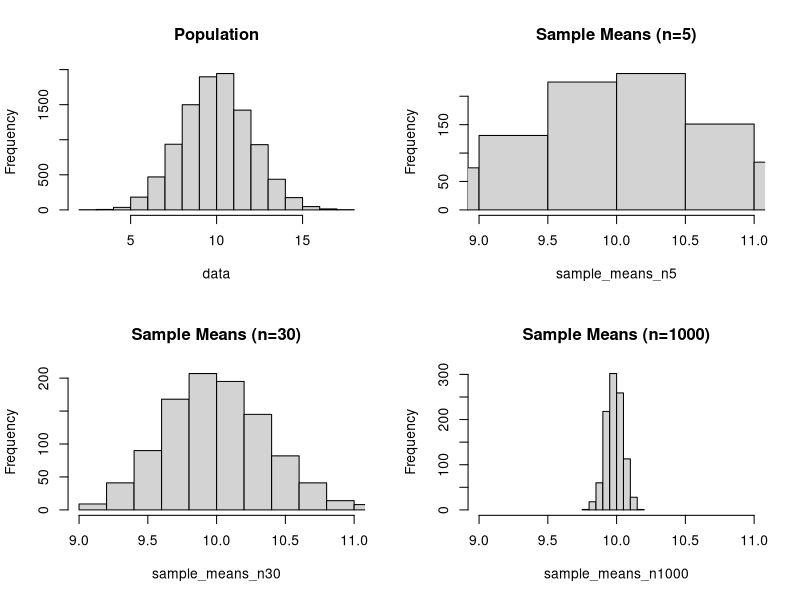
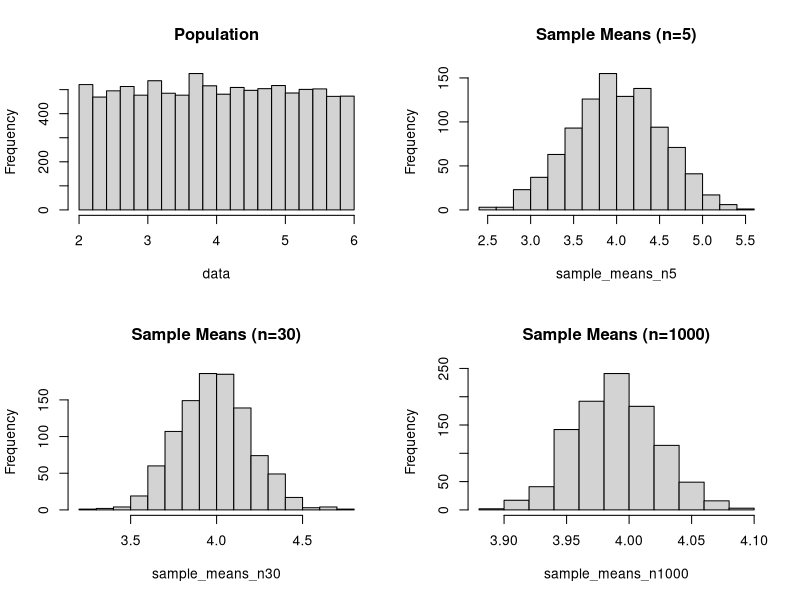
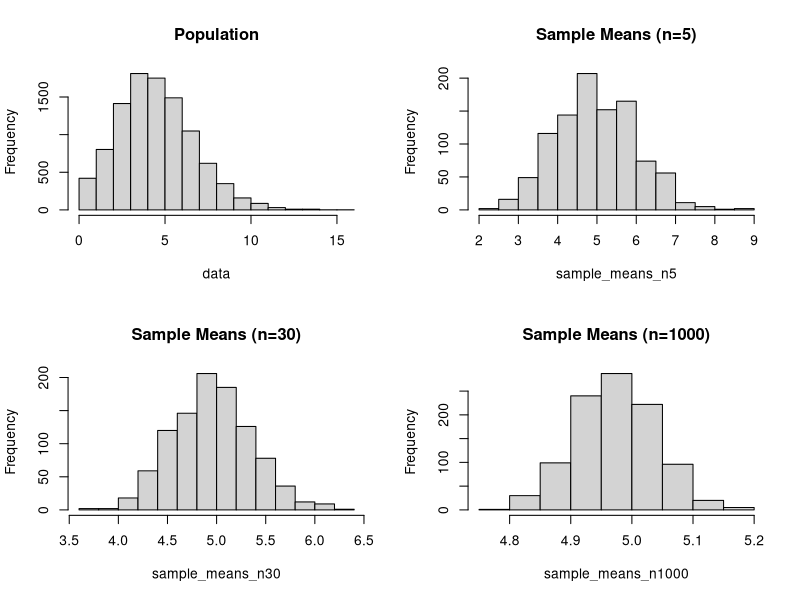
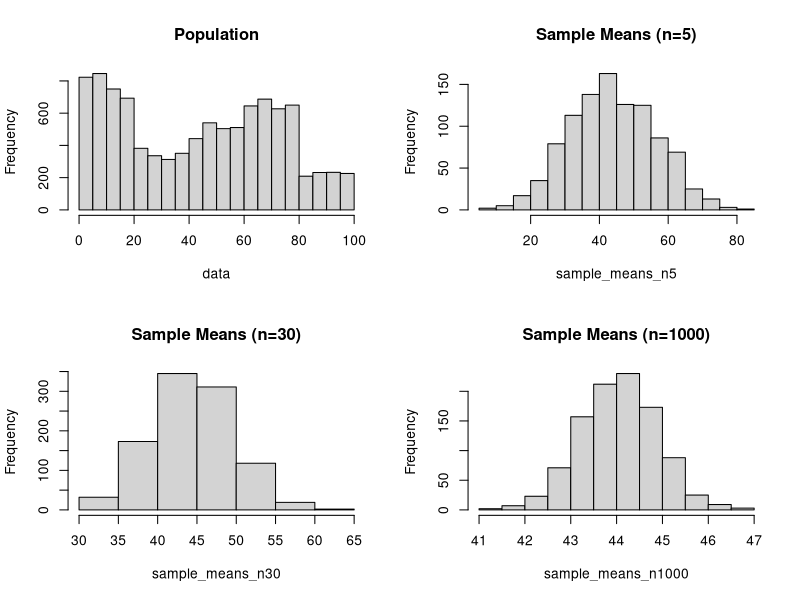
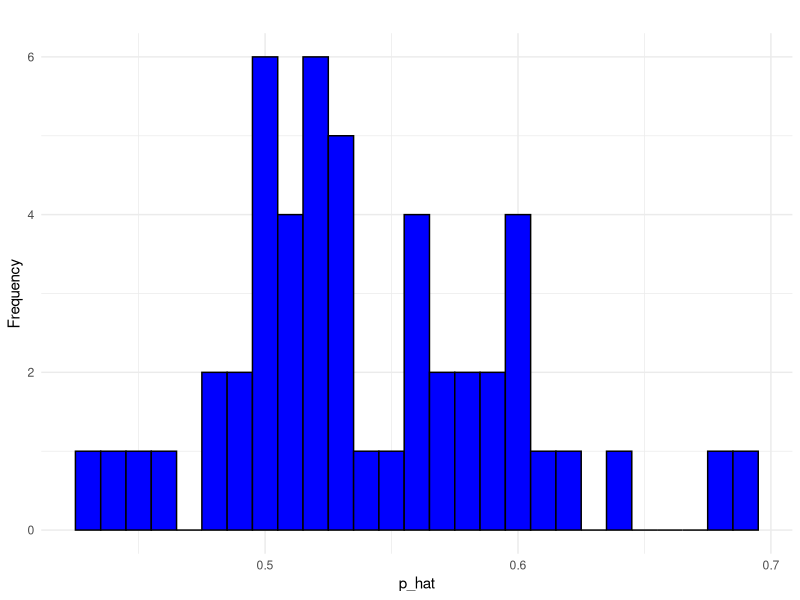
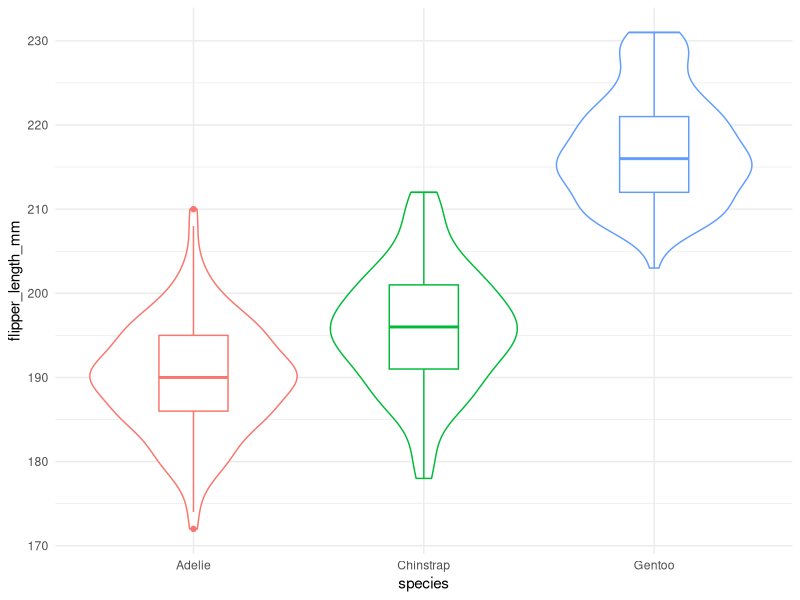

The R source for these figures, in order:
## ---- chunk 1
library(ggplot2)
library(gridExtra)
## ---- chunk 2
set.seed(003)
r <- 1000

data <- rnorm(n = 10000, mean = 10, sd = 2)

sample_means_n5 <- c()
for (i in 1:r){
  sample_means_n5[i] <- mean(sample(data, 5))
}

sample_means_n30 <- c()
for (i in 1:r){
  sample_means_n30[i] <- mean(sample(data, 30))
}

sample_means_n1000 <- c()
for (i in 1:r){
  sample_means_n1000[i] <- mean(sample(data, 1000))
}

par(mfcol = c(2, 2))
hist(data, main='Population')
hist(sample_means_n30, main='Sample Means (n=30)', xlim=c(9, 11))
hist(sample_means_n5, main='Sample Means (n=5)', xlim=c(9, 11))
hist(sample_means_n1000, main='Sample Means (n=1000)', xlim=c(9, 11))
## ---- chunk 3
set.seed(123)
r <- 1000

data <- runif(n = 10000, min = 2, max = 6)

sample_means_n5 <- c()
for (i in 1:r){
  sample_means_n5[i] <- mean(sample(data, 5))
}

sample_means_n30 <- c()
for (i in 1:r){
  sample_means_n30[i] <- mean(sample(data, 30))
}

sample_means_n1000 <- c()
for (i in 1:r){
  sample_means_n1000[i] <- mean(sample(data, 1000))
}

par(mfcol = c(2, 2))
hist(data, main='Population')
hist(sample_means_n30, main='Sample Means (n=30)')
hist(sample_means_n5, main='Sample Means (n=5)')
hist(sample_means_n1000, main='Sample Means (n=1000)')
## ---- chunk 4
set.seed(123)
r <- 1000

data <- rpois(n = 10000, lambda = 5)

sample_means_n5 <- c()
for (i in 1:r){
  sample_means_n5[i] <- mean(sample(data, 5))
}

sample_means_n30 <- c()
for (i in 1:r){
  sample_means_n30[i] <- mean(sample(data, 30))
}

sample_means_n1000 <- c()
for (i in 1:r){
  sample_means_n1000[i] <- mean(sample(data, 1000))
}

par(mfcol = c(2, 2))
hist(data, main='Population')
hist(sample_means_n30, main='Sample Means (n=30)')
hist(sample_means_n5, main='Sample Means (n=5)')
hist(sample_means_n1000, main='Sample Means (n=1000)')
## ---- chunk 5
set.seed(003)

rprobs = sample(1:5, 5)
rprobs = rep(16*rprobs, each=20)
rprobs = rprobs + 20*runif(100)
rprobs = rprobs / sum(rprobs)
data = sample(1:100, size=10000, replace=TRUE, prob=rprobs)

sample_means_n5 <- c()
for (i in 1:r){
  sample_means_n5[i] <- mean(sample(data, 5))
}

sample_means_n30 <- c()
for (i in 1:r){
  sample_means_n30[i] <- mean(sample(data, 30))
}

sample_means_n1000 <- c()
for (i in 1:r){
  sample_means_n1000[i] <- mean(sample(data, 1000))
}

par(mfcol = c(2, 2))
hist(data, main='Population')
hist(sample_means_n30, main='Sample Means (n=30)')
hist(sample_means_n5, main='Sample Means (n=5)')
hist(sample_means_n1000, main='Sample Means (n=1000)')
## ---- chunk 6
library(ggplot2)

set.seed(111)

population_size <- 12141897

p <- 0.54

num_simulations <- 50

sample_size <- 100

rep()
p_hat_values <- replicate(num_simulations, {
  # Simulate sampling from the population
  sample <- sample(c(rep(1,population_size * p), rep(0,population_size*(1-p))), sample_size, replace =FALSE) # replicate(num_simulations, {...})：这个函数会重复执行大括号中的代码num_simulations次，并将每次的结果存储在一个向量中； rep创建一个包含population_size * p个1和population_size * (1-p)个0的向量，模拟总体。
mean(sample) #calculate the p_hat for each sample
})


  
histogram <- ggplot(data.frame(p = p_hat_values), aes(x=p))+
  geom_histogram(binwidth = 0.01, fill ="blue", color = "black")+
  labs(title =" ",
       x = "p_hat",
       y= "Frequency")+
  theme_minimal()

print(histogram)

## ---- chunk 7

library(palmerpenguins)
# dat <- penguins %>%
#   select(species, flipper_length_mm)
dat <- penguins[,c("species", "flipper_length_mm")]
str(dat)

summary(dat)

# see it firstly

library(ggplot2)

ggplot(dat) +
  aes(x = species, y = flipper_length_mm, color = species) +
  geom_violin(draw_quantiles=T) + geom_boxplot(width=0.3) + 
  theme_minimal() + theme(legend.position = "none")

# ?warning?

# “Is the length of the flippers different between the 3 species of penguins?”.

# use hypothesis testing (ANOVA)






